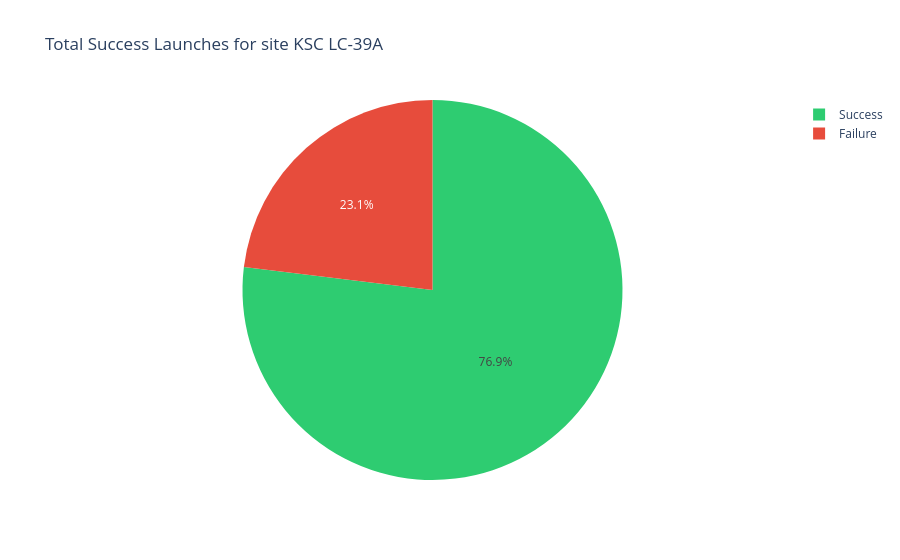

Notebook code for this chart:
### Code cell
# Demonstrate Pie Chart for specific site: KSC LC-39A
fig_site = get_pie_chart('KSC LC-39A')
fig_site.show()

### Figure 1 — Plotly figure (JSON) as saved in the notebook; plotly's stock layout.template omitted (floating-point values rounded to 4 significant figures)
{"data": [{"customdata": [["Success"], ["Failure"]], "domain": {"x": [0.0, 1.0], "y": [0.0, 1.0]}, "hovertemplate": "class_label=%{customdata[0]}<br>count=%{value}<extra></extra>", "labels": ["Success", "Failure"], "legendgroup": "", "marker": {"colors": ["#2ecc71", "#e74c3c"]}, "name": "", "showlegend": true, "type": "pie", "values": [10, 3]}], "layout": {"legend": {"tracegroupgap": 0}, "title": {"text": "Total Success Launches for site KSC LC-39A"}}}
